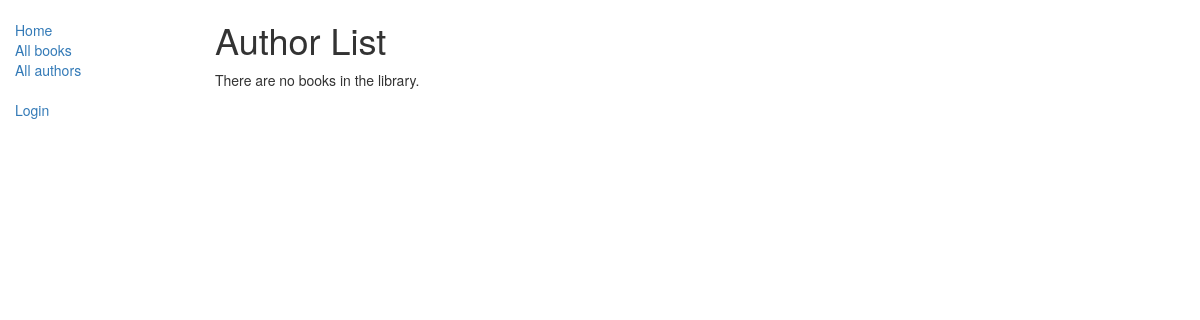
Page /catalog/authors/ on the earlier database version.
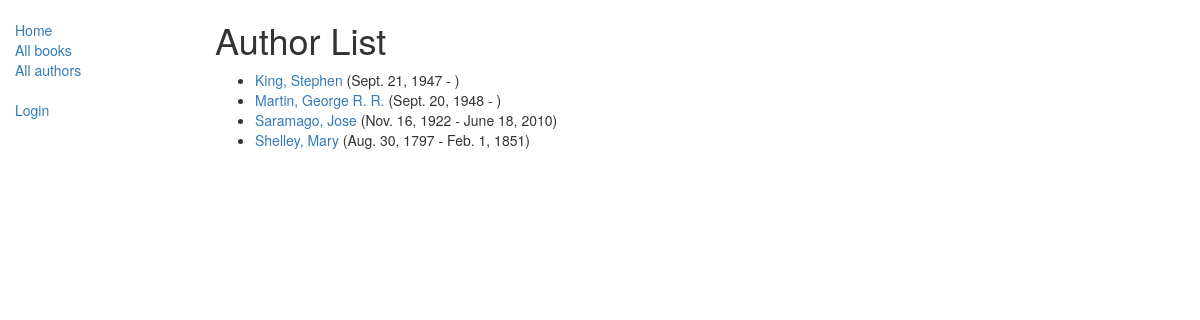
Same page on the later database version.
### catalog/models.py (models this page shows)
class Author(models.Model):
    first_name = models.CharField(max_length=100)
    last_name = models.CharField(max_length=100)
    date_of_birth = models.DateField(null=True, blank=True)
    date_of_death = models.DateField('Died', null=True, blank=True)
    def get_absolute_url(self):
        return reverse('author-detail', args=[str(self.id)])
    def __str__(self):
        return '{0}, {1}'.format(self.last_name, self.first_name)

### catalog/views.py (the view)
class AuthorListView(generic.ListView):
    model = Author
    paginate_by = 5
    def get_queryset(self):
        return Author.objects.all().order_by('last_name')

### catalog/templates/catalog/author_list.html (shortened to what this page needs)
{% extends "base_generic.html" %}
{% block content %}
    <h1>Author List</h1>
    {% if author_list %}
    <ul>
      {% for author in author_list %}
      <li>
        <a href="{{ author.get_absolute_url }}">{{ author }}</a>
        ({{ author.date_of_birth }} -
        {% if author.date_of_death %}
          {{ author.date_of_death }})
        {% else %}
        )
        {% endif %}
      </li>
      {% endfor %}
    </ul>
    {% else %}
      <p>There are no books in the library.</p>
    {% endif %}
{% endblock %}

Differences in the rows shown:
added Author: last_name+first_name "King, Stephen", date_of_birth "Sept. 21, 1947"
added Author: last_name+first_name "Martin, George R. R.", date_of_birth "Sept. 20, 1948"
added Author: last_name+first_name "Saramago, Jose", date_of_birth "Nov. 16, 1922", date_of_death "June 18, 2010"
added Author: last_name+first_name "Shelley, Mary", date_of_birth "Aug. 30, 1797", date_of_death "Feb. 1, 1851"
Other differences:
text no longer shown: "There are no books in the library."
